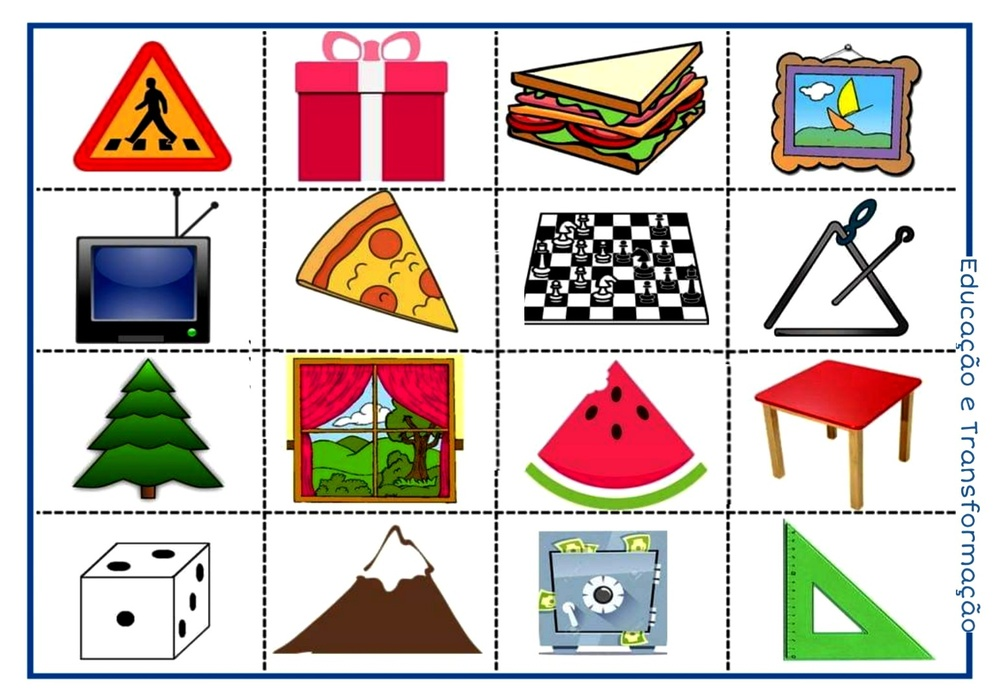
#> input picture pasta/img/imagem2.jpg, 1000 x 700 px, shrunk from 1543 x 1080 before the run, found by its file name
$ python main.py
#> lines starting #> are read from the running program, lines starting #| are printed output that depends on the picture; after the words box and inside, x2 and y2 are one past the last pixel; in counts of white or black regions, pixels touching at a corner belong together
import cv2
import numpy as np

# Carregar a imagem
# imagem = cv2.imread('pasta/img/circle.png')
imagem = cv2.imread('pasta/img/imagem2.jpg')
#> imagem is the input picture: shape (700, 1000, 3); mean B, G, R 190.7, 195.5, 207.3
imagem_cinza = cv2.cvtColor(imagem, cv2.COLOR_BGR2GRAY)
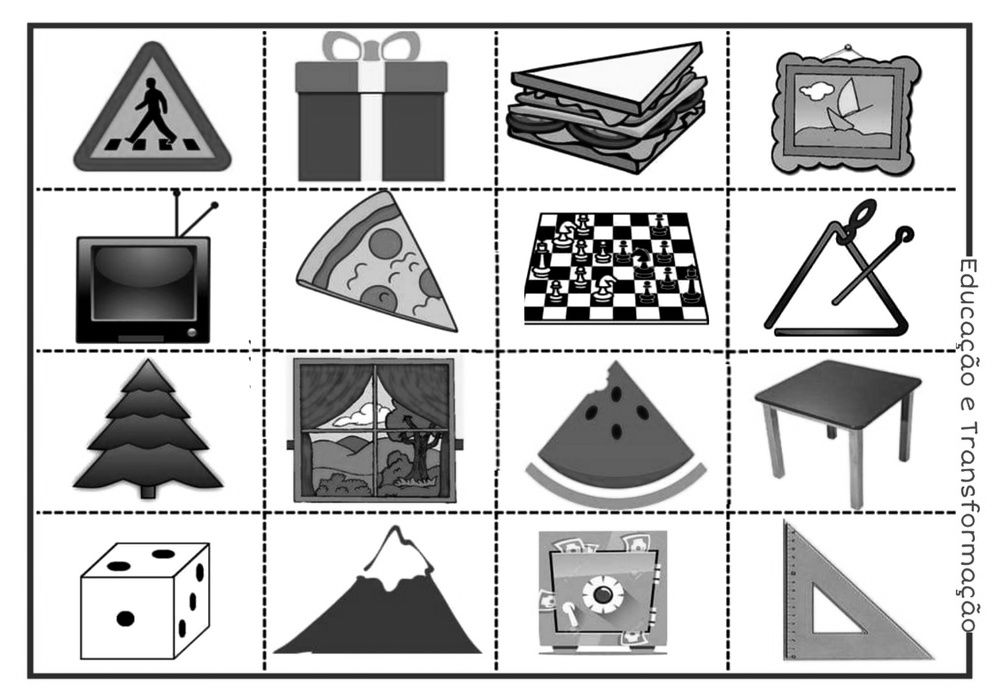
#> imagem_cinza: shape (700, 1000); min 0, max 255, mean 198.5

# # Aplicar filtro de borda
_, limiar = cv2.threshold(imagem_cinza, 127, 255, cv2.THRESH_BINARY)
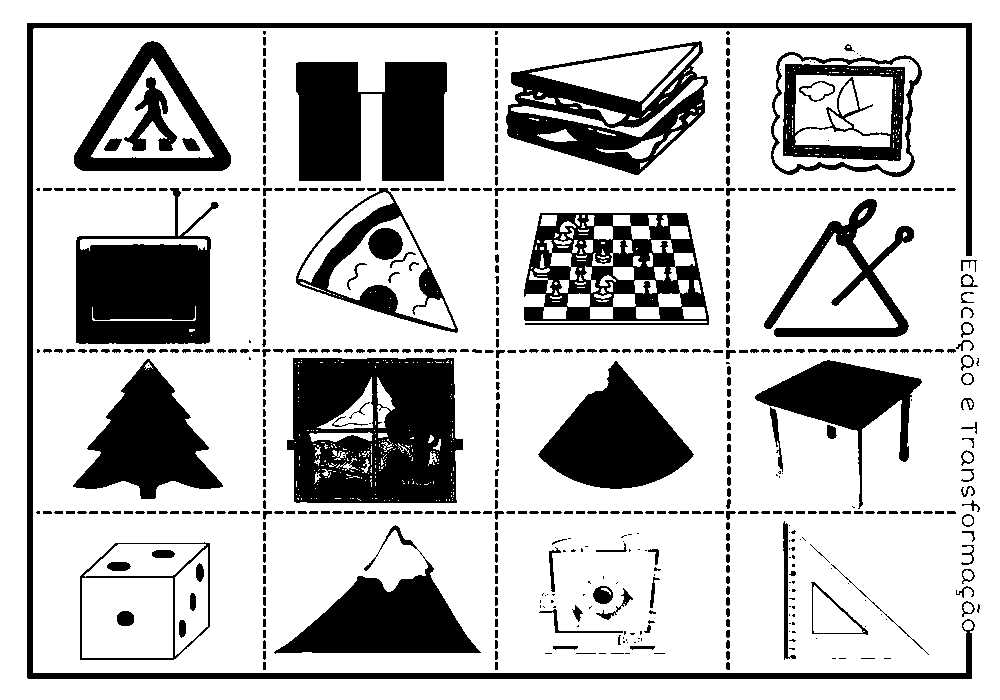
#> limiar: shape (700, 1000); 75.9% white; 592 black regions (116 under 20 px)
contornos, _ = cv2.findContours(limiar, cv2.RETR_TREE, cv2.CHAIN_APPROX_SIMPLE)
#> contornos = 1143 contours, 564 with area under 20; largest, box (x1, y1, x2, y2) and area: (0, 0, 1000, 700) 698301, (286, 357, 464, 504) 23864, (26, 22, 976, 680) 18824, (505, 40, 709, 176) 18602, (523, 212, 710, 326) 18548

for contorno in contornos:
    # Aproximar o contorno para reduzir número de pontos
    epsilon = 0.02 * cv2.arcLength(contorno, True)
    aproximacao = cv2.approxPolyDP(contorno, epsilon, True)

    # Detectar formas pelo número de vértices
    if len(aproximacao) == 3:
        # forma = "Triangulo"
        forma = "1"
    elif len(aproximacao) == 4:
        # forma = "Quadrado ou Retangulo"
        forma = "2"
    elif len(aproximacao) > 4:
        # forma = "Circulo ou Poligono"
        forma = "3"

    # Desenhar os contornos e nome da forma na imagem
    cv2.drawContours(imagem, [aproximacao], 0, (0, 255, 0), 3)
    x, y = aproximacao.ravel()[0], aproximacao.ravel()[1]
    cv2.putText(imagem, forma, (x, y), cv2.FONT_HERSHEY_SIMPLEX, 0.5, (255, 0, 0), 2)
#> this loop made 1143 passes
#> (epsilon, aproximacao, forma, x, y) on passes 1, 10, 11, 18, 19, 23, 24, 29, 30: (67.92, [[0, 0], [0, 699], [999, 699], [999, 0]], '2', 0, 0), (0.113, [[927, 654], [928, 653], [929, 654], [928, 655]], '2', 927, 654), (0.113, [[926, 653], [927, 652], [928, 653], [927, 654]], '2', 926, 653), (0.113, [[925, 652], [926, 651], [927, 652], [926, 653]], '2', 925, 652), (0.113, [[924, 651], [925, 650], [926, 651], [925, 652]], '2', 924, 651), (0.113, [[923, 650], [924, 649], [925, 650], [924, 651]], '2', 923, 650), (0.113, [[922, 649], [923, 648], [924, 649], [923, 650]], '2', 922, 649), (0.113, [[626, 642], [627, 641], [628, 642], [627, 643]], '2', 626, 642), (0.113, [[637, 641], [638, 640], [639, 641], [638, 642]], '2', 637, 641)
#> (epsilon, forma, x, y) on passes 2 to 7: (0.478, '3', 727, 661), (0.473, '3', 495, 661), (0.473, '3', 263, 661), (0.353, '3', 883, 658), (0.633, '3', 860, 658), (0.353, '3', 838, 658)
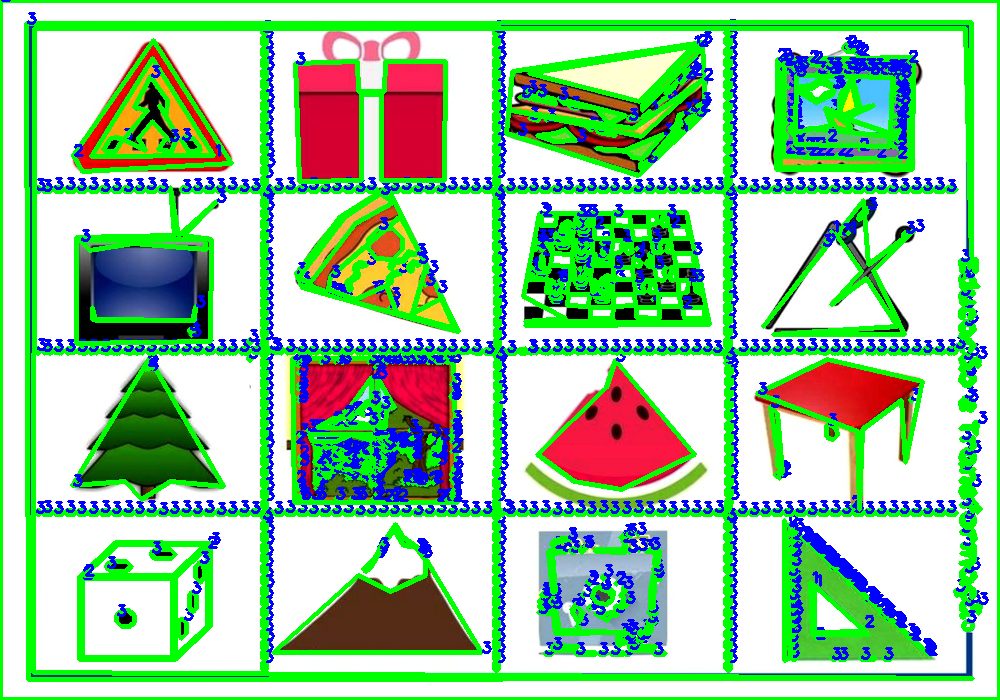
#> imagem: shape (700, 1000, 3); mean B, G, R 163.9, 204.7, 158.2

# Mostrar o resultado
cv2.imshow("Formas Detectadas", imagem)
cv2.waitKey(0)
cv2.destroyAllWindows()
